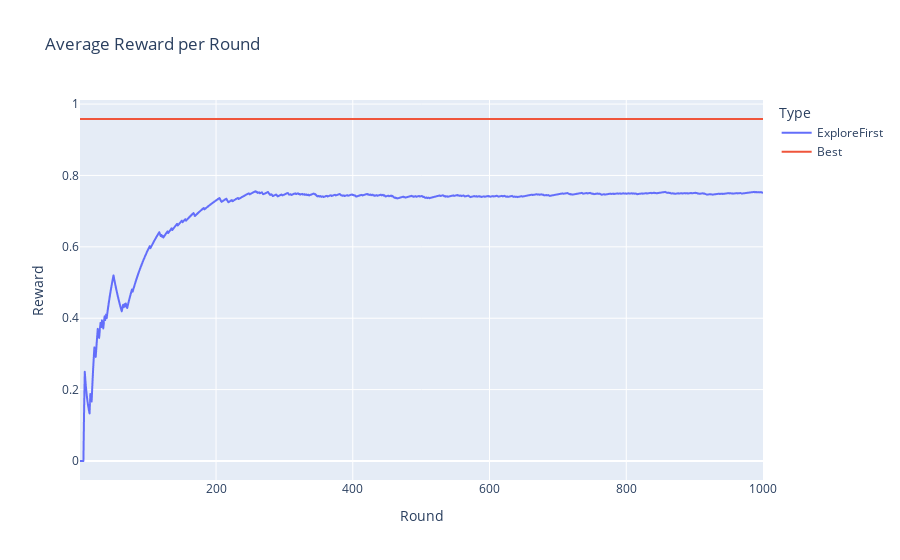
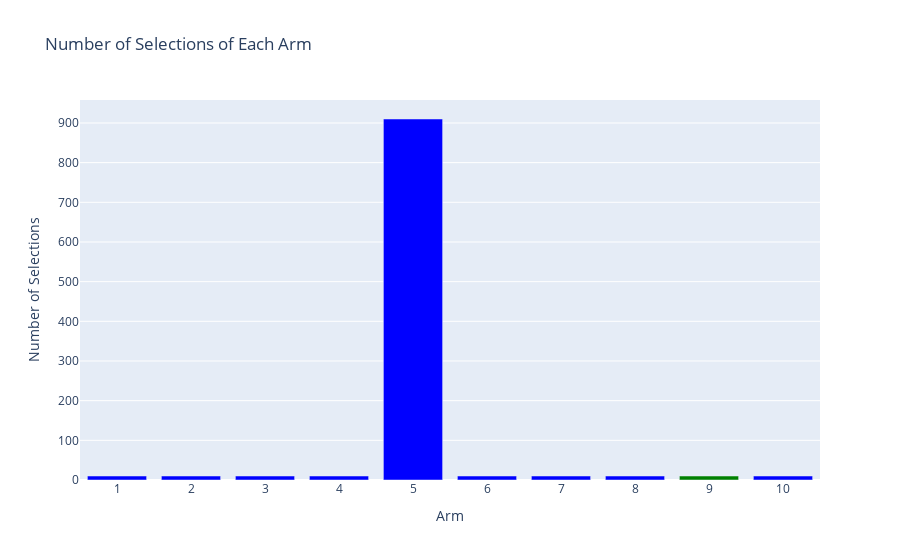

Write notebook code for charts like these, in order.
### Code cell
explore_first_results = MABExperiment(
    num_arms=NUM_ARMS, 
    num_rounds=NUM_ROUNDS,
    algorithm=ExploreFirst(NUM_ARMS, 10),
    environment=env
).run()

### Figure 1 — Plotly figure (JSON) as saved in the notebook; plotly's stock layout.template omitted (floating-point values rounded to 4 significant figures; data arrays with more than 128 entries replaced by an {"elided": "..."} marker saying what was removed)
{"data": [{"hovertemplate": "Type=ExploreFirst<br>Round=%{x}<br>Reward=%{y}<extra></extra>", "legendgroup": "ExploreFirst", "line": {"color": "#636efa", "dash": "solid"}, "marker": {"symbol": "circle"}, "mode": "lines", "name": "ExploreFirst", "showlegend": true, "type": "scattergl", "x": {"elided": "1000 int values"}, "xaxis": "x", "y": {"elided": "1000 float values"}, "yaxis": "y"}, {"hovertemplate": "Type=Best<br>Round=%{x}<br>Reward=%{y}<extra></extra>", "legendgroup": "Best", "line": {"color": "#EF553B", "dash": "solid"}, "marker": {"symbol": "circle"}, "mode": "lines", "name": "Best", "showlegend": true, "type": "scattergl", "x": {"elided": "1000 int values"}, "xaxis": "x", "y": {"elided": "1000 float values"}, "yaxis": "y"}], "layout": {"legend": {"title": {"text": "Type"}, "tracegroupgap": 0}, "title": {"text": "Average Reward per Round"}, "xaxis": {"anchor": "y", "domain": [0, 1], "title": {"text": "Round"}}, "yaxis": {"anchor": "x", "domain": [0, 1], "title": {"text": "Reward"}}}}

### Figure 2 — Plotly figure (JSON) as saved in the notebook; plotly's stock layout.template omitted (floating-point values rounded to 4 significant figures)
{"data": [{"alignmentgroup": "True", "hovertemplate": "Arm=%{x}<br>Number of Selections=%{y}<extra></extra>", "legendgroup": "", "marker": {"color": ["blue", "blue", "blue", "blue", "blue", "blue", "blue", "blue", "green", "blue"], "pattern": {"shape": ""}}, "name": "", "offsetgroup": "", "orientation": "v", "showlegend": false, "textposition": "auto", "type": "bar", "x": ["1", "2", "3", "4", "5", "6", "7", "8", "9", "10"], "xaxis": "x", "y": [10, 10, 10, 10, 910, 10, 10, 10, 10, 10], "yaxis": "y"}], "layout": {"barmode": "relative", "legend": {"tracegroupgap": 0}, "title": {"text": "Number of Selections of Each Arm"}, "xaxis": {"anchor": "y", "domain": [0, 1], "title": {"text": "Arm"}}, "yaxis": {"anchor": "x", "domain": [0, 1], "title": {"text": "Number of Selections"}}}}
